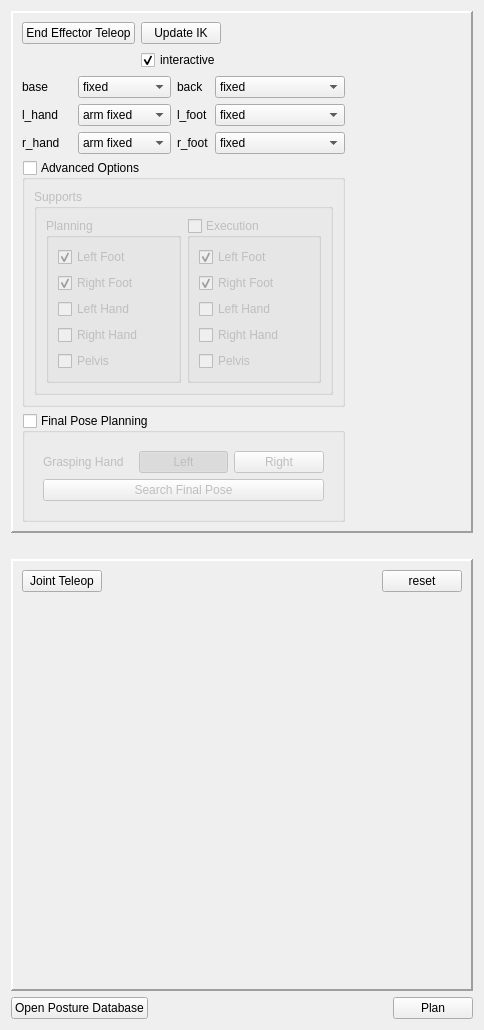
<?xml version="1.0" encoding="UTF-8"?>
<ui version="4.0">
 <class>moveFootDownButton</class>
 <widget class="QWidget" name="moveFootDownButton">
  <property name="geometry">
   <rect>
    <x>0</x>
    <y>0</y>
    <width>484</width>
    <height>1030</height>
   </rect>
  </property>
  <property name="windowTitle">
   <string>Teleop Panel</string>
  </property>
  <layout class="QGridLayout" name="gridLayout_7">
   <item row="1" column="1">
    <spacer name="verticalSpacer">
     <property name="orientation">
      <enum>Qt::Vertical</enum>
     </property>
     <property name="sizeType">
      <enum>QSizePolicy::Minimum</enum>
     </property>
     <property name="sizeHint" stdset="0">
      <size>
       <width>20</width>
       <height>20</height>
      </size>
     </property>
    </spacer>
   </item>
   <item row="3" column="2">
    <widget class="QPushButton" name="planButton">
     <property name="text">
      <string>Plan</string>
     </property>
    </widget>
   </item>
   <item row="2" column="0" colspan="3">
    <widget class="QFrame" name="jointTeleopFrame">
     <property name="sizePolicy">
      <sizepolicy hsizetype="Preferred" vsizetype="Expanding">
       <horstretch>0</horstretch>
       <verstretch>1</verstretch>
      </sizepolicy>
     </property>
     <property name="minimumSize">
      <size>
       <width>0</width>
       <height>300</height>
      </size>
     </property>
     <property name="maximumSize">
      <size>
       <width>16777215</width>
       <height>600</height>
      </size>
     </property>
     <property name="frameShape">
      <enum>QFrame::Panel</enum>
     </property>
     <property name="frameShadow">
      <enum>QFrame::Raised</enum>
     </property>
     <property name="lineWidth">
      <number>2</number>
     </property>
     <layout class="QGridLayout" name="gridLayout_6">
      <item row="0" column="2">
       <widget class="QPushButton" name="resetJointsButton">
        <property name="text">
         <string>reset</string>
        </property>
        <property name="checkable">
         <bool>false</bool>
        </property>
       </widget>
      </item>
      <item row="0" column="0">
       <widget class="QPushButton" name="jointTeleopButton">
        <property name="text">
         <string>Joint Teleop</string>
        </property>
        <property name="checkable">
         <bool>true</bool>
        </property>
       </widget>
      </item>
      <item row="0" column="1">
       <spacer name="horizontalSpacer_10">
        <property name="orientation">
         <enum>Qt::Horizontal</enum>
        </property>
        <property name="sizeHint" stdset="0">
         <size>
          <width>64</width>
          <height>20</height>
         </size>
        </property>
       </spacer>
      </item>
      <item row="1" column="0" colspan="3">
       <widget class="QTabWidget" name="tabWidget">
        <property name="font">
         <font>
          <kerning>true</kerning>
         </font>
        </property>
        <property name="currentIndex">
         <number>-1</number>
        </property>
        <property name="usesScrollButtons">
         <bool>false</bool>
        </property>
        <property name="documentMode">
         <bool>true</bool>
        </property>
       </widget>
      </item>
     </layout>
    </widget>
   </item>
   <item row="3" column="0">
    <widget class="QPushButton" name="postureDatabaseButton">
     <property name="text">
      <string>Open Posture Database</string>
     </property>
    </widget>
   </item>
   <item row="3" column="1">
    <spacer name="horizontalSpacer_11">
     <property name="orientation">
      <enum>Qt::Horizontal</enum>
     </property>
     <property name="sizeHint" stdset="0">
      <size>
       <width>81</width>
       <height>20</height>
      </size>
     </property>
    </spacer>
   </item>
   <item row="4" column="1">
    <spacer name="verticalSpacer_2">
     <property name="orientation">
      <enum>Qt::Vertical</enum>
     </property>
     <property name="sizeHint" stdset="0">
      <size>
       <width>20</width>
       <height>0</height>
      </size>
     </property>
    </spacer>
   </item>
   <item row="0" column="0" colspan="3">
    <widget class="QFrame" name="endEffectorTeleopFrame">
     <property name="frameShape">
      <enum>QFrame::Panel</enum>
     </property>
     <property name="frameShadow">
      <enum>QFrame::Raised</enum>
     </property>
     <property name="lineWidth">
      <number>2</number>
     </property>
     <layout class="QGridLayout" name="gridLayout_8">
      <item row="0" column="5">
       <spacer name="horizontalSpacer_12">
        <property name="orientation">
         <enum>Qt::Horizontal</enum>
        </property>
        <property name="sizeType">
         <enum>QSizePolicy::Expanding</enum>
        </property>
        <property name="sizeHint" stdset="0">
         <size>
          <width>107</width>
          <height>17</height>
         </size>
        </property>
       </spacer>
      </item>
      <item row="1" column="3">
       <widget class="QLabel" name="label">
        <property name="text">
         <string>back</string>
        </property>
       </widget>
      </item>
      <item row="2" column="4" colspan="2">
       <widget class="QComboBox" name="lfootCombo">
        <item>
         <property name="text">
          <string>fixed</string>
         </property>
        </item>
        <item>
         <property name="text">
          <string>constrained</string>
         </property>
        </item>
        <item>
         <property name="text">
          <string>sliding</string>
         </property>
        </item>
       </widget>
      </item>
      <item row="3" column="0">
       <widget class="QLabel" name="label_4">
        <property name="text">
         <string>r_hand</string>
        </property>
       </widget>
      </item>
      <item row="2" column="0">
       <widget class="QLabel" name="label_3">
        <property name="text">
         <string>l_hand</string>
        </property>
       </widget>
      </item>
      <item row="3" column="4" colspan="2">
       <widget class="QComboBox" name="rfootCombo">
        <item>
         <property name="text">
          <string>fixed</string>
         </property>
        </item>
        <item>
         <property name="text">
          <string>constrained</string>
         </property>
        </item>
        <item>
         <property name="text">
          <string>sliding</string>
         </property>
        </item>
       </widget>
      </item>
      <item row="3" column="2">
       <widget class="QComboBox" name="rhandCombo">
        <item>
         <property name="text">
          <string>arm fixed</string>
         </property>
        </item>
        <item>
         <property name="text">
          <string>ee fixed</string>
         </property>
        </item>
        <item>
         <property name="text">
          <string>position</string>
         </property>
        </item>
        <item>
         <property name="text">
          <string>free</string>
         </property>
        </item>
        <item>
         <property name="text">
          <string>gaze</string>
         </property>
        </item>
        <item>
         <property name="text">
          <string>orbit</string>
         </property>
        </item>
       </widget>
      </item>
      <item row="2" column="6">
       <spacer name="horizontalSpacer">
        <property name="orientation">
         <enum>Qt::Horizontal</enum>
        </property>
        <property name="sizeHint" stdset="0">
         <size>
          <width>40</width>
          <height>20</height>
         </size>
        </property>
       </spacer>
      </item>
      <item row="1" column="4" colspan="2">
       <widget class="QComboBox" name="backCombo">
        <item>
         <property name="text">
          <string>fixed</string>
         </property>
        </item>
        <item>
         <property name="text">
          <string>limited</string>
         </property>
        </item>
        <item>
         <property name="text">
          <string>free</string>
         </property>
        </item>
       </widget>
      </item>
      <item row="1" column="0">
       <widget class="QLabel" name="label_2">
        <property name="text">
         <string>base</string>
        </property>
       </widget>
      </item>
      <item row="2" column="3">
       <widget class="QLabel" name="label_5">
        <property name="text">
         <string>l_foot</string>
        </property>
       </widget>
      </item>
      <item row="0" column="0" colspan="5">
       <layout class="QGridLayout" name="gridLayout">
        <item row="0" column="1">
         <widget class="QPushButton" name="updateIkButton">
          <property name="text">
           <string>Update IK</string>
          </property>
         </widget>
        </item>
        <item row="0" column="0">
         <widget class="QPushButton" name="eeTeleopButton">
          <property name="text">
           <string>End Effector Teleop</string>
          </property>
          <property name="checkable">
           <bool>true</bool>
          </property>
         </widget>
        </item>
        <item row="1" column="1">
         <widget class="QCheckBox" name="interactiveCheckbox">
          <property name="text">
           <string>interactive</string>
          </property>
          <property name="checked">
           <bool>true</bool>
          </property>
         </widget>
        </item>
       </layout>
      </item>
      <item row="2" column="2">
       <widget class="QComboBox" name="lhandCombo">
        <item>
         <property name="text">
          <string>arm fixed</string>
         </property>
        </item>
        <item>
         <property name="text">
          <string>ee fixed</string>
         </property>
        </item>
        <item>
         <property name="text">
          <string>position</string>
         </property>
        </item>
        <item>
         <property name="text">
          <string>free</string>
         </property>
        </item>
        <item>
         <property name="text">
          <string>gaze</string>
         </property>
        </item>
        <item>
         <property name="text">
          <string>orbit</string>
         </property>
        </item>
       </widget>
      </item>
      <item row="6" column="0" colspan="6">
       <widget class="QGroupBox" name="finalPosePlanningOptions">
        <property name="enabled">
         <bool>true</bool>
        </property>
        <property name="title">
         <string>Final Pose Planning</string>
        </property>
        <property name="checkable">
         <bool>true</bool>
        </property>
        <property name="checked">
         <bool>false</bool>
        </property>
        <layout class="QVBoxLayout" name="verticalLayout_10">
         <item>
          <widget class="QFrame" name="frame_6">
           <property name="enabled">
            <bool>true</bool>
           </property>
           <property name="acceptDrops">
            <bool>false</bool>
           </property>
           <layout class="QVBoxLayout" name="verticalLayout_11">
            <item>
             <layout class="QHBoxLayout" name="horizontalLayout_6">
              <item>
               <widget class="QLabel" name="label_7">
                <property name="text">
                 <string>Grasping Hand</string>
                </property>
               </widget>
              </item>
              <item>
               <widget class="QPushButton" name="leftGraspingHandButton">
                <property name="text">
                 <string>Left</string>
                </property>
                <property name="checkable">
                 <bool>true</bool>
                </property>
                <property name="checked">
                 <bool>true</bool>
                </property>
               </widget>
              </item>
              <item>
               <widget class="QPushButton" name="rightGraspingHandButton">
                <property name="text">
                 <string>Right</string>
                </property>
                <property name="checkable">
                 <bool>true</bool>
                </property>
               </widget>
              </item>
             </layout>
            </item>
            <item>
             <widget class="QPushButton" name="searchFinalPoseButton">
              <property name="enabled">
               <bool>true</bool>
              </property>
              <property name="text">
               <string>Search Final Pose</string>
              </property>
             </widget>
            </item>
           </layout>
          </widget>
         </item>
        </layout>
       </widget>
      </item>
      <item row="5" column="0" colspan="6">
       <widget class="QGroupBox" name="paramsContainer">
        <property name="title">
         <string>Advanced Options</string>
        </property>
        <property name="checkable">
         <bool>true</bool>
        </property>
        <property name="checked">
         <bool>false</bool>
        </property>
        <layout class="QVBoxLayout" name="verticalLayout">
         <item>
          <widget class="QGroupBox" name="groupBox_2">
           <property name="title">
            <string>Supports</string>
           </property>
           <layout class="QHBoxLayout" name="horizontalLayout">
            <item>
             <widget class="QGroupBox" name="groupBox">
              <property name="title">
               <string>Planning</string>
              </property>
              <layout class="QVBoxLayout" name="verticalLayout_2">
               <item>
                <widget class="QCheckBox" name="leftFootPlanningSupportCheckbox">
                 <property name="text">
                  <string>Left Foot</string>
                 </property>
                 <property name="checked">
                  <bool>true</bool>
                 </property>
                </widget>
               </item>
               <item>
                <widget class="QCheckBox" name="rightFootPlanningSupportCheckbox">
                 <property name="text">
                  <string>Right Foot</string>
                 </property>
                 <property name="checked">
                  <bool>true</bool>
                 </property>
                </widget>
               </item>
               <item>
                <widget class="QCheckBox" name="leftHandPlanningSupportCheckbox">
                 <property name="text">
                  <string>Left Hand</string>
                 </property>
                </widget>
               </item>
               <item>
                <widget class="QCheckBox" name="rightHandPlanningSupportCheckbox">
                 <property name="text">
                  <string>Right Hand</string>
                 </property>
                </widget>
               </item>
               <item>
                <widget class="QCheckBox" name="pelvisPlanningSupportCheckbox">
                 <property name="text">
                  <string>Pelvis</string>
                 </property>
                </widget>
               </item>
              </layout>
             </widget>
            </item>
            <item>
             <widget class="QGroupBox" name="executionSupportCheckbox">
              <property name="title">
               <string>Execution</string>
              </property>
              <property name="checkable">
               <bool>true</bool>
              </property>
              <property name="checked">
               <bool>false</bool>
              </property>
              <layout class="QVBoxLayout" name="verticalLayout_3">
               <item>
                <widget class="QCheckBox" name="leftFootExecutionSupportCheckbox">
                 <property name="text">
                  <string>Left Foot</string>
                 </property>
                 <property name="checked">
                  <bool>true</bool>
                 </property>
                </widget>
               </item>
               <item>
                <widget class="QCheckBox" name="rightFootExecutionSupportCheckbox">
                 <property name="text">
                  <string>Right Foot</string>
                 </property>
                 <property name="checked">
                  <bool>true</bool>
                 </property>
                </widget>
               </item>
               <item>
                <widget class="QCheckBox" name="leftHandExecutionSupportCheckbox">
                 <property name="text">
                  <string>Left Hand</string>
                 </property>
                </widget>
               </item>
               <item>
                <widget class="QCheckBox" name="rightHandExecutionSupportCheckbox">
                 <property name="text">
                  <string>Right Hand</string>
                 </property>
                </widget>
               </item>
               <item>
                <widget class="QCheckBox" name="pelvisExecutionSupportCheckbox">
                 <property name="text">
                  <string>Pelvis</string>
                 </property>
                </widget>
               </item>
              </layout>
             </widget>
            </item>
           </layout>
          </widget>
         </item>
        </layout>
       </widget>
      </item>
      <item row="3" column="3">
       <widget class="QLabel" name="label_6">
        <property name="text">
         <string>r_foot</string>
        </property>
       </widget>
      </item>
      <item row="1" column="2">
       <widget class="QComboBox" name="baseCombo">
        <item>
         <property name="text">
          <string>fixed</string>
         </property>
        </item>
        <item>
         <property name="text">
          <string>constrained</string>
         </property>
        </item>
        <item>
         <property name="text">
          <string>limited</string>
         </property>
        </item>
        <item>
         <property name="text">
          <string>xyz only</string>
         </property>
        </item>
        <item>
         <property name="text">
          <string>xy yaw only</string>
         </property>
        </item>
        <item>
         <property name="text">
          <string>z only</string>
         </property>
        </item>
        <item>
         <property name="text">
          <string>free</string>
         </property>
        </item>
       </widget>
      </item>
     </layout>
    </widget>
   </item>
  </layout>
 </widget>
 <resources/>
 <connections/>
</ui>
